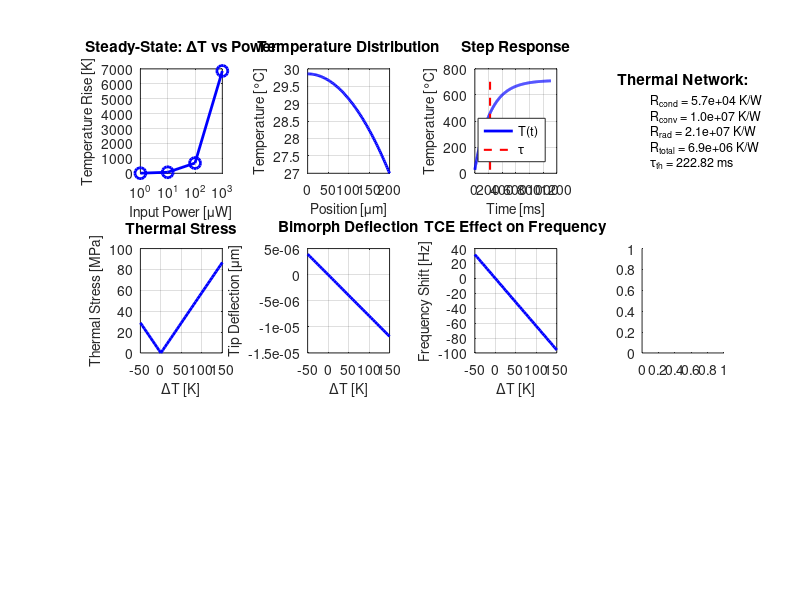

Recreate this plot in MATLAB. (Note: this script raises an error after producing the figure.)
%% MEMS Thermal Analysis & Optimization Tool
% Comprehensive thermal modeling for MEMS devices
% Includes: heat transfer, thermal stress, TCE compensation, and package effects
% Applications: thermal actuators, IR sensors, resonators, and reliability

clear; close all; clc;

%% ============================================================
%  SECTION 1: MATERIAL LIBRARY
%% ============================================================

fprintf('=== MEMS Thermal Analysis Tool ===\n\n');

% Silicon (substrate)
mat_Si.k = 148;                 % Thermal conductivity [W/m·K]
mat_Si.rho = 2329;              % Density [kg/m³]
mat_Si.Cp = 700;                % Specific heat [J/kg·K]
mat_Si.alpha = 2.6e-6;          % Thermal expansion coeff [1/K]
mat_Si.E = 169e9;               % Young's modulus [Pa]
mat_Si.name = 'Silicon';

% Silicon Dioxide (isolation/passivation)
mat_SiO2.k = 1.4;
mat_SiO2.rho = 2200;
mat_SiO2.Cp = 730;
mat_SiO2.alpha = 0.5e-6;
mat_SiO2.E = 70e9;
mat_SiO2.name = 'SiO2';

% Silicon Nitride (structural layer)
mat_Si3N4.k = 20;
mat_Si3N4.rho = 3100;
mat_Si3N4.Cp = 700;
mat_Si3N4.alpha = 3.2e-6;
mat_Si3N4.E = 250e9;
mat_Si3N4.name = 'Si3N4';

% Aluminum (metal interconnect)
mat_Al.k = 237;
mat_Al.rho = 2700;
mat_Al.Cp = 900;
mat_Al.alpha = 23.1e-6;
mat_Al.E = 70e9;
mat_Al.name = 'Aluminum';

% Polysilicon (structural/heater)
mat_PolySi.k = 35;
mat_PolySi.rho = 2320;
mat_PolySi.Cp = 700;
mat_PolySi.alpha = 2.6e-6;
mat_PolySi.E = 160e9;
mat_PolySi.name = 'Polysilicon';

fprintf('Material library loaded: Si, SiO2, Si3N4, Al, PolySi\n\n');

%% ============================================================
%  SECTION 2: DEVICE GEOMETRY DEFINITION
%% ============================================================

fprintf('--- Device Configuration ---\n');

% Choose device type
device_type = 1;  % 1=Cantilever, 2=Bridge, 3=Membrane

switch device_type
    case 1
        fprintf('Device Type: CANTILEVER BEAM\n');
        geom.L = 200e-6;        % Length [m]
        geom.w = 50e-6;         % Width [m]
        geom.t = 2e-6;          % Thickness [m]
        geom.area = geom.L * geom.w;
        geom.volume = geom.area * geom.t;
        geom_type = 'Cantilever';
        
    case 2
        fprintf('Device Type: DOUBLY-CLAMPED BRIDGE\n');
        geom.L = 300e-6;
        geom.w = 40e-6;
        geom.t = 1.5e-6;
        geom.area = geom.L * geom.w;
        geom.volume = geom.area * geom.t;
        geom_type = 'Bridge';
        
    case 3
        fprintf('Device Type: CIRCULAR MEMBRANE\n');
        geom.r = 100e-6;        % Radius [m]
        geom.t = 1e-6;          % Thickness [m]
        geom.area = pi * geom.r^2;
        geom.volume = geom.area * geom.t;
        geom_type = 'Membrane';
end

% Select structural material
struct_mat = mat_PolySi;  % Default: polysilicon
fprintf('Structural Material: %s\n', struct_mat.name);
fprintf('Dimensions: L=%.0f μm, w=%.0f μm, t=%.2f μm\n\n', ...
    geom.L*1e6, geom.w*1e6, geom.t*1e6);

%% ============================================================
%  SECTION 3: THERMAL RESISTANCE NETWORK
%% ============================================================

fprintf('--- Thermal Resistance Analysis ---\n');

% Conduction through structure
R_cond_struct = geom.L / (struct_mat.k * geom.w * geom.t);

% Conduction through substrate (simplified)
t_substrate = 500e-6;  % Substrate thickness
R_cond_substrate = t_substrate / (mat_Si.k * geom.area);

% Convection to air (natural convection)
h_air = 10;  % Heat transfer coefficient [W/m²·K] (natural)
R_conv = 1 / (h_air * geom.area);

% Radiation (Stefan-Boltzmann)
epsilon = 0.6;  % Emissivity (typical for silicon)
sigma_sb = 5.67e-8;  % Stefan-Boltzmann constant [W/m²·K⁴]
T_ambient = 300;  % Ambient temperature [K]
T_device = 350;   % Device temperature [K]
h_rad = epsilon * sigma_sb * (T_device^2 + T_ambient^2) * ...
        (T_device + T_ambient);
R_rad = 1 / (h_rad * geom.area);

% Total thermal resistance (parallel paths)
R_parallel = 1 / (1/R_conv + 1/R_rad);
R_total = R_cond_struct + R_parallel;

fprintf('Thermal Resistances:\n');
fprintf('  R_conduction (structure): %.2e K/W\n', R_cond_struct);
fprintf('  R_convection: %.2e K/W\n', R_conv);
fprintf('  R_radiation: %.2e K/W\n', R_rad);
fprintf('  R_total: %.2e K/W\n\n', R_total);

%% ============================================================
%  SECTION 4: STEADY-STATE HEAT TRANSFER
%% ============================================================

fprintf('--- Steady-State Analysis ---\n');

% Power input scenarios
P_input = [1e-6, 10e-6, 100e-6, 1e-3];  % Power [W]
delta_T = P_input * R_total;

fprintf('Temperature Rise vs Input Power:\n');
for i = 1:length(P_input)
    fprintf('  P = %.2e W → ΔT = %.2f K\n', P_input(i), delta_T(i));
end

% Temperature distribution along cantilever (1D approximation)
if device_type == 1  % Cantilever only
    x = linspace(0, geom.L, 100);
    
    % Heat generation per unit length (uniform)
    q_gen = P_input(3) / geom.L;  % Use 100 μW case
    
    % Temperature profile: T(x) = T_base + (q*L²/2k)*(1-(x/L)²)
    T_base = T_ambient;
    T_profile = T_base + (q_gen * geom.L^2) / (2 * struct_mat.k * ...
                geom.w * geom.t) * (1 - (x/geom.L).^2);
    
    T_max = max(T_profile);
    fprintf('\nTemperature Distribution:\n');
    fprintf('  Base temperature: %.1f K\n', T_base);
    fprintf('  Maximum temperature: %.1f K\n', T_max);
    fprintf('  Temperature difference: %.1f K\n\n', T_max - T_base);
end

%% ============================================================
%  SECTION 5: TRANSIENT THERMAL RESPONSE
%% ============================================================

fprintf('--- Transient Analysis ---\n');

% Thermal mass (heat capacity)
C_thermal = struct_mat.rho * struct_mat.Cp * geom.volume;

% Thermal time constant
tau_thermal = R_total * C_thermal;

fprintf('Thermal Time Constant: %.2f ms\n', tau_thermal*1000);

% Step response simulation
t_span = linspace(0, 5*tau_thermal, 500);
P_step = 100e-6;  % Step power [W]

% First-order response: T(t) = ΔT_ss * (1 - exp(-t/τ))
delta_T_ss = P_step * R_total;
T_response = T_ambient + delta_T_ss * (1 - exp(-t_span/tau_thermal));

% 3dB bandwidth
f_3dB = 1 / (2 * pi * tau_thermal);
fprintf('Thermal Bandwidth (f_3dB): %.2f Hz\n\n', f_3dB);

%% ============================================================
%  SECTION 6: THERMAL STRESS ANALYSIS
%% ============================================================

fprintf('--- Thermal Stress Analysis ---\n');

% Temperature excursion
delta_T_range = -50:5:150;  % Temperature change [K]

% Bimorph effect (two materials with different α)
% Using Si substrate + SiO2 layer as example
t_SiO2 = 0.5e-6;  % Oxide thickness
t_Si = geom.t;

% Stoney's equation for curvature
delta_alpha = mat_SiO2.alpha - mat_Si.alpha;
kappa = 6 * delta_alpha * delta_T_range * t_SiO2 * ...
        (t_Si + t_SiO2) / (t_Si^2);

% Maximum deflection (for cantilever)
if device_type == 1
    deflection_thermal = 0.5 * kappa * geom.L^2 * 1e6;  % [μm]
end

% Thermal stress (constrained expansion)
% σ = E * α * ΔT / (1 - ν)
nu = 0.28;  % Poisson's ratio (average)
sigma_thermal = struct_mat.E * struct_mat.alpha * abs(delta_T_range) / ...
                (1 - nu);

fprintf('Thermal Stress at ΔT = 100 K:\n');
idx_100 = find(abs(delta_T_range - 100) < 1, 1);
fprintf('  σ_thermal = %.2f MPa\n', sigma_thermal(idx_100)/1e6);
fprintf('  CTE mismatch strain: %.2e\n', ...
        struct_mat.alpha * 100);

if device_type == 1
    fprintf('  Tip deflection: %.2f μm\n\n', deflection_thermal(idx_100));
end

%% ============================================================
%  SECTION 7: TEMPERATURE COEFFICIENT COMPENSATION
%% ============================================================

fprintf('--- TCE Compensation Strategies ---\n');

% Frequency shift due to temperature
% Δf/f = (TCE/2) * ΔT where TCE = (1/E)(dE/dT) + α
TCE_Si = -64e-6;  % Temperature coefficient [ppm/K]
f_nominal = 10e3;  % Nominal frequency [Hz]

delta_f = f_nominal * TCE_Si * delta_T_range;

fprintf('Frequency shift (f = %.0f kHz):\n', f_nominal/1000);
fprintf('  ΔT = -50 K → Δf = %.2f Hz (%.1f ppm)\n', ...
    delta_f(1), delta_f(1)/f_nominal*1e6);
fprintf('  ΔT = +100 K → Δf = %.2f Hz (%.1f ppm)\n', ...
    delta_f(end), delta_f(end)/f_nominal*1e6);

% Compensation methods
fprintf('\nCompensation Techniques:\n');
fprintf('  1. Material selection (SiO2 has opposite TCE)\n');
fprintf('  2. Geometric compensation (bimorph structures)\n');
fprintf('  3. Active temperature control (heaters)\n');
fprintf('  4. Digital calibration (lookup tables)\n\n');

%% ============================================================
%  SECTION 8: PACKAGE-LEVEL THERMAL EFFECTS
%% ============================================================

fprintf('--- Package Thermal Analysis ---\n');

% Package thermal resistances
R_die_attach = 20;      % K/W (typical for die attach)
R_leadframe = 10;       % K/W (metal leadframe)
R_package = 50;         % K/W (plastic package to ambient)

R_total_package = R_total + R_die_attach + R_leadframe + R_package;

% Self-heating in package
P_dissipation = [10e-3, 50e-3, 100e-3];  % Package power [W]
T_rise_package = P_dissipation * R_total_package;

fprintf('Package Thermal Resistance: %.1f K/W\n', R_total_package);
fprintf('\nSelf-Heating in Package:\n');
for i = 1:length(P_dissipation)
    fprintf('  P = %.0f mW → ΔT = %.1f K\n', ...
        P_dissipation(i)*1000, T_rise_package(i));
end

% Thermal cycling (reliability test)
N_cycles = 1000;
T_high = 125 + 273;  % High temperature [K]
T_low = -40 + 273;   % Low temperature [K]
dwell_time = 15*60;  % Dwell time [s]

delta_T_cycle = T_high - T_low;
fprintf('\nThermal Cycling Test Conditions:\n');
fprintf('  Temperature range: %.0f to %.0f °C\n', T_low-273, T_high-273);
fprintf('  Cycles: %d\n', N_cycles);
fprintf('  Thermal stress range: ±%.1f MPa\n\n', ...
    struct_mat.E * struct_mat.alpha * delta_T_cycle/2 / (1-nu) / 1e6);

%% ============================================================
%  SECTION 9: SPECIFIC APPLICATIONS
%% ============================================================

fprintf('--- Application-Specific Analysis ---\n');

% Application 1: Thermal Actuator
fprintf('\n1. THERMAL ACTUATOR DESIGN:\n');
P_actuator = 10e-3;  % Power [W]
displacement_per_K = 0.1e-6;  % Displacement sensitivity [m/K]

delta_T_actuator = P_actuator * R_total;
displacement_actuator = displacement_per_K * delta_T_actuator * 1e6;

fprintf('   Power: %.0f mW\n', P_actuator*1000);
fprintf('   Temperature rise: %.1f K\n', delta_T_actuator);
fprintf('   Displacement: %.2f μm\n', displacement_actuator);
fprintf('   Response time: %.2f ms\n', tau_thermal*1000);

% Application 2: IR Bolometer
fprintf('\n2. IR BOLOMETER PERFORMANCE:\n');
TCR = 0.002;  % Temperature coefficient of resistance [1/K]
R_sensor = 1000;  % Sensor resistance [Ω]
P_IR = 1e-9;  % Incident IR power [W]

delta_T_IR = P_IR * R_total;
delta_R = R_sensor * TCR * delta_T_IR;
NEP = P_IR / (delta_R / sqrt(4 * 1.38e-23 * T_ambient * 1));  % Noise equiv power

fprintf('   IR power: %.0f nW\n', P_IR*1e9);
fprintf('   Temperature rise: %.2e K\n', delta_T_IR);
fprintf('   Resistance change: %.2e Ω\n', delta_R);
fprintf('   Thermal time constant: %.2f ms\n', tau_thermal*1000);

% Application 3: Resonator Stability
fprintf('\n3. RESONATOR TEMPERATURE STABILITY:\n');
f_res = 32e3;  % Resonance frequency [Hz]
Q = 10000;    % Quality factor

% Allan deviation due to temperature fluctuations
delta_T_rms = 0.1;  % Temperature noise [K]
delta_f_rms = abs(TCE_Si) * f_res * delta_T_rms;
allan_dev = delta_f_rms / f_res;

fprintf('   Resonance frequency: %.1f kHz\n', f_res/1000);
fprintf('   Q-factor: %d\n', Q);
fprintf('   Temp. noise (RMS): %.2f K\n', delta_T_rms);
fprintf('   Frequency stability: %.2f ppb\n', allan_dev*1e9);

%% ============================================================
%  SECTION 10: COMPREHENSIVE VISUALIZATION
%% ============================================================

figure('Position', [50, 50, 1500, 1000], 'Color', 'w');

% Plot 1: Temperature vs Power
subplot(3, 4, 1);
plot(P_input*1e6, delta_T, 'b-o', 'LineWidth', 2, 'MarkerSize', 8);
grid on;
xlabel('Input Power [μW]', 'FontSize', 10);
ylabel('Temperature Rise [K]', 'FontSize', 10);
title('Steady-State: ΔT vs Power', 'FontWeight', 'bold');
set(gca, 'XScale', 'log');

% Plot 2: Temperature Profile (if cantilever)
subplot(3, 4, 2);
if device_type == 1
    plot(x*1e6, T_profile-273, 'b-', 'LineWidth', 2);
    grid on;
    xlabel('Position [μm]', 'FontSize', 10);
    ylabel('Temperature [°C]', 'FontSize', 10);
    title('Temperature Distribution', 'FontWeight', 'bold');
else
    text(0.5, 0.5, 'N/A for this geometry', 'HorizontalAlignment', 'center');
    axis off;
end

% Plot 3: Transient Response
subplot(3, 4, 3);
plot(t_span*1000, T_response-273, 'b-', 'LineWidth', 2);
hold on;
plot([tau_thermal tau_thermal]*1000, [T_ambient-273 max(T_response)-273], ...
     'r--', 'LineWidth', 1.5);
grid on;
xlabel('Time [ms]', 'FontSize', 10);
ylabel('Temperature [°C]', 'FontSize', 10);
title('Step Response', 'FontWeight', 'bold');
legend('T(t)', '\tau', 'Location', 'southeast');

% Plot 4: Thermal Resistance Network
subplot(3, 4, 4);
axis off;
text(0.5, 0.9, '\bfThermal Network:', 'FontSize', 11, ...
     'HorizontalAlignment', 'center');
text(0.1, 0.7, sprintf('R_{cond} = %.1e K/W', R_cond_struct), 'FontSize', 9);
text(0.1, 0.55, sprintf('R_{conv} = %.1e K/W', R_conv), 'FontSize', 9);
text(0.1, 0.4, sprintf('R_{rad} = %.1e K/W', R_rad), 'FontSize', 9);
text(0.1, 0.25, sprintf('R_{total} = %.1e K/W', R_total), 'FontSize', 9);
text(0.1, 0.1, sprintf('τ_{th} = %.2f ms', tau_thermal*1000), 'FontSize', 9);

% Plot 5: Thermal Stress vs Temperature
subplot(3, 4, 5);
plot(delta_T_range, sigma_thermal/1e6, 'b-', 'LineWidth', 2);
grid on;
xlabel('ΔT [K]', 'FontSize', 10);
ylabel('Thermal Stress [MPa]', 'FontSize', 10);
title('Thermal Stress', 'FontWeight', 'bold');

% Plot 6: Thermal Deflection (if cantilever)
subplot(3, 4, 6);
if device_type == 1
    plot(delta_T_range, deflection_thermal, 'b-', 'LineWidth', 2);
    grid on;
    xlabel('ΔT [K]', 'FontSize', 10);
    ylabel('Tip Deflection [μm]', 'FontSize', 10);
    title('Bimorph Deflection', 'FontWeight', 'bold');
else
    text(0.5, 0.5, 'N/A for this geometry', 'HorizontalAlignment', 'center');
    axis off;
end

% Plot 7: Frequency Shift
subplot(3, 4, 7);
plot(delta_T_range, delta_f, 'b-', 'LineWidth', 2);
grid on;
xlabel('ΔT [K]', 'FontSize', 10);
ylabel('Frequency Shift [Hz]', 'FontSize', 10);
title('TCE Effect on Frequency', 'FontWeight', 'bold');

% Plot 8: Material Comparison
subplot(3, 4, 8);
materials = {'Si', 'SiO_2', 'Si_3N_4', 'Al', 'PolySi'};
k_values = [mat_Si.k, mat_SiO2.k, mat_Si3N4.k, mat_Al.k, mat_PolySi.k];
alpha_values = [mat_Si.alpha, mat_SiO2.alpha, mat_Si3N4.alpha, ...
                mat_Al.alpha, mat_PolySi.alpha] * 1e6;

yyaxis left;
bar(1:5, k_values);
ylabel('Thermal Conductivity [W/m·K]', 'FontSize', 10);
yyaxis right;
plot(1:5, alpha_values, 'ro-', 'LineWidth', 2, 'MarkerSize', 8);
ylabel('CTE [ppm/K]', 'FontSize', 10);
set(gca, 'XTick', 1:5, 'XTickLabel', materials);
title('Material Properties', 'FontWeight', 'bold');
grid on;

% Plot 9: Package Self-Heating
subplot(3, 4, 9);
plot(P_dissipation*1000, T_rise_package, 'ro-', 'LineWidth', 2, 'MarkerSize', 8);
grid on;
xlabel('Package Power [mW]', 'FontSize', 10);
ylabel('Temperature Rise [K]', 'FontSize', 10);
title('Package Self-Heating', 'FontWeight', 'bold');

% Plot 10: Thermal Cycling Profile
subplot(3, 4, 10);
t_cycle = [0, dwell_time, dwell_time+60, 2*dwell_time+60];
T_cycle = [T_low, T_low, T_high, T_high] - 273;
t_total = linspace(0, 3*max(t_cycle), 300);
T_cycling = T_low - 273 + (T_high-T_low)/2 * ...
            (1 + square(2*pi*t_total/(2*(dwell_time+60))));

plot(t_total/60, T_cycling, 'b-', 'LineWidth', 2);
grid on;
xlabel('Time [min]', 'FontSize', 10);
ylabel('Temperature [°C]', 'FontSize', 10);
title('Thermal Cycling Test', 'FontWeight', 'bold');
ylim([T_low-273-10, T_high-273+10]);

% Plot 11: Frequency Response (thermal)
subplot(3, 4, 11);
f = logspace(-2, 3, 500);
H_thermal = 1 ./ sqrt(1 + (2*pi*f*tau_thermal).^2);
semilogx(f, 20*log10(H_thermal), 'b-', 'LineWidth', 2);
hold on;
plot([f_3dB f_3dB], [-40 0], 'r--', 'LineWidth', 1.5);
grid on;
xlabel('Frequency [Hz]', 'FontSize', 10);
ylabel('Magnitude [dB]', 'FontSize', 10);
title('Thermal Frequency Response', 'FontWeight', 'bold');
legend('|H(f)|', 'f_{3dB}', 'Location', 'southwest');

% Plot 12: Application Summary
subplot(3, 4, 12);
axis off;
text(0.5, 0.95, ['\bf' geom_type ' Summary:'], 'FontSize', 11, ...
     'HorizontalAlignment', 'center');
text(0.05, 0.8, sprintf('Material: %s', struct_mat.name), 'FontSize', 9);
text(0.05, 0.7, sprintf('R_{th} = %.1e K/W', R_total), 'FontSize', 9);
text(0.05, 0.6, sprintf('τ_{th} = %.2f ms', tau_thermal*1000), 'FontSize', 9);
text(0.05, 0.5, sprintf('f_{3dB} = %.1f Hz', f_3dB), 'FontSize', 9);
text(0.05, 0.4, sprintf('TCE = %.0f ppm/K', TCE_Si*1e6), 'FontSize', 9);
text(0.05, 0.3, sprintf('σ_{th}(100K) = %.0f MPa', ...
     sigma_thermal(idx_100)/1e6), 'FontSize', 9);
text(0.05, 0.2, sprintf('R_{pkg} = %.0f K/W', R_total_package), 'FontSize', 9);
text(0.05, 0.1, sprintf('Area = %.1e m²', geom.area), 'FontSize', 9);

sgtitle('MEMS Comprehensive Thermal Analysis', 'FontSize', 14, 'FontWeight', 'bold');

%% ============================================================
%  SECTION 11: OPTIMIZATION RECOMMENDATIONS
%% ============================================================

fprintf('\n=== Thermal Design Optimization ===\n');

% Check thermal bandwidth
if f_3dB < 1
    fprintf('⚠ Low thermal bandwidth (< 1 Hz): Reduce thermal mass\n');
elseif f_3dB > 1000
    fprintf('✓ Fast thermal response (> 1 kHz)\n');
else
    fprintf('✓ Moderate thermal bandwidth (1-1000 Hz)\n');
end

% Check self-heating
max_self_heating = max(delta_T);
if max_self_heating > 50
    fprintf('⚠ Significant self-heating (> 50 K): Improve heat sinking\n');
else
    fprintf('✓ Acceptable self-heating levels\n');
end

% Check thermal stress
if max(sigma_thermal)/1e6 > 100
    fprintf('⚠ High thermal stress (> 100 MPa): Consider:\n');
    fprintf('  - Material with lower CTE\n');
    fprintf('  - Stress relief structures\n');
    fprintf('  - Temperature-stable design\n');
else
    fprintf('✓ Manageable thermal stress levels\n');
end

fprintf('\nOptimization strategies:\n');
fprintf('  1. Minimize thermal mass → faster response\n');
fprintf('  2. Increase thermal conductivity → lower ΔT\n');
fprintf('  3. Use CTE-matched materials → reduce stress\n');
fprintf('  4. Add thermal isolation → improve efficiency\n');
fprintf('  5. Package selection → manage self-heating\n');

fprintf('\nRecommended material combinations:\n');
fprintf('  • Low stress: Si substrate + thin SiO2\n');
fprintf('  • High speed: Thin membranes, small area\n');
fprintf('  • High stability: Si3N4 for TCE compensation\n');
fprintf('=====================================\n\n');

%% ============================================================
%  SECTION 12: EXPORT RESULTS
%% ============================================================

% Create comprehensive results structure
results.geometry = geom;
results.material = struct_mat.name;
results.thermal_resistance = R_total;
results.thermal_time_constant = tau_thermal;
results.thermal_bandwidth = f_3dB;
results.max_temperature_rise = max(delta_T);
results.thermal_stress_100K = sigma_thermal(idx_100);
results.TCE = TCE_Si;
results.package_resistance = R_total_package;

fprintf('Thermal analysis complete!\n');
fprintf('All results stored in ''results'' structure.\n');
fprintf('Comprehensive visualization generated.\n\n');